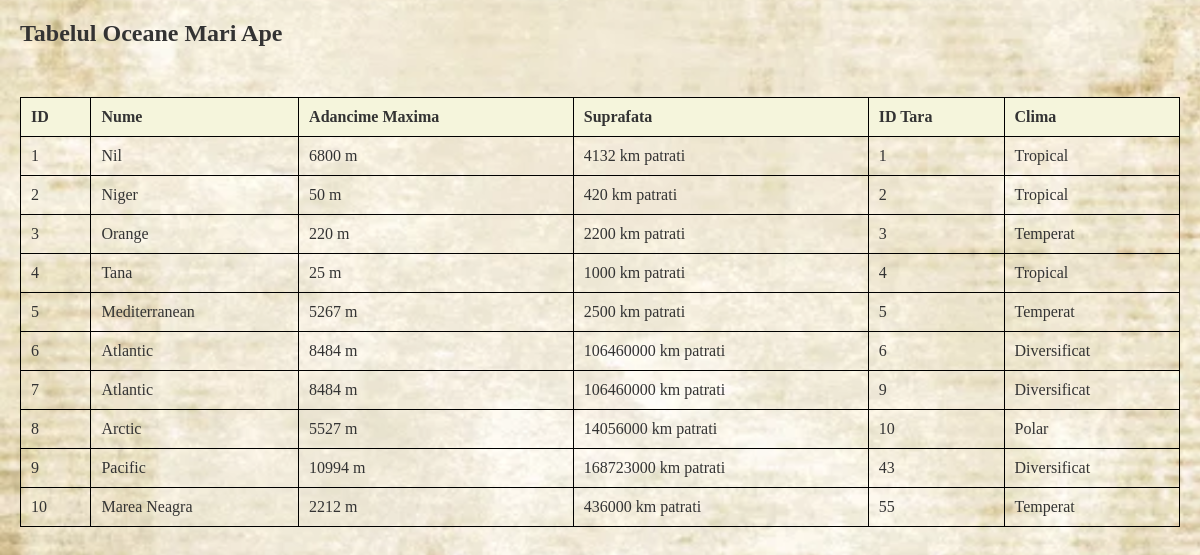
The app's page /oceane_mari_ape.php with its own data.
### tables this page shows
CREATE TABLE `oceane_mari_ape` (
  `ID` int(11) NOT NULL AUTO_INCREMENT,
  `Nume` varchar(255) NOT NULL,
  `Adancime_Maxima` varchar(50) NOT NULL,
  `Suprafata` varchar(50) NOT NULL,
  `Id_Tara` int(11) DEFAULT NULL,
  `Clima` varchar(50) DEFAULT NULL,
  PRIMARY KEY (`ID`),
  KEY `Id_Tara` (`Id_Tara`),
  CONSTRAINT `oceane_mari_ape_ibfk_1` FOREIGN KEY (`Id_Tara`) REFERENCES `tari` (`ID_Tara`),
  CONSTRAINT `oceane_mari_ape_ibfk_2` FOREIGN KEY (`Id_Tara`) REFERENCES `tari` (`ID_Tara`)
);

### oceane_mari_ape.php (the view, shortened to what this page needs)
<!DOCTYPE html>
<html lang="en">
<head>
    <link rel="stylesheet" href="style.css">
</head>
<body>
</body>
</html>
<?php
include 'index.php';
$sql = "SELECT * FROM oceane_mari_ape";
$result = mysqli_query($conn, $sql);
if ($result && mysqli_num_rows($result) > 0) {
    echo "<h2>Tabelul Oceane Mari Ape</h2>";
    echo "<table border='1'>";
    echo "<tr><th>ID</th><th>Nume</th><th>Adancime Maxima</th><th>Suprafata</th><th>ID Tara</th><th>Clima</th></tr>";
    while($row = mysqli_fetch_assoc($result)) {
        echo "<tr>
        <td>" . $row["ID"] . "</td>
        <td>" . $row["Nume"] . "</td>
        <td>" . $row["Adancime_Maxima"] . "</td>
        <td>" . $row["Suprafata"] . "</td>
        <td>" . $row["Id_Tara"] . "</td>
        <td>" . $row["Clima"] . "</td>
         </tr>";
    }
    echo "</table>";
} else {
    echo "Nu s-au gasit inregistrari in tabelul Oceane Mari Ape.";
}
?>

### style.css (style rules this page uses)
* { margin: 0; padding: 0; box-sizing: border-box; font-family: "Rye", serif; }
body { background-color: #f9f9f9; color: #333; padding: 20px; background-image: url("photos/paper.png"); background-size: cover; background-position: center; }
table { width: 100%; border-collapse: collapse; margin-top: 20px; }
table th, table td { border: 1px solid black; padding: 10px; text-align: left; }
table th { background-color: #f5f5dc; font-weight: bold; }
table tr { background-color: transparent; }
h2 { margin-bottom: 50px; }

### records on screen
oceane_mari_ape: ID "1", Nume "Nil", Adancime_Maxima "6800 m", Suprafata "4132 km patrati", Id_Tara "1", Clima "Tropical"
oceane_mari_ape: ID "2", Nume "Niger", Adancime_Maxima "50 m", Suprafata "420 km patrati", Id_Tara "2", Clima "Tropical"
oceane_mari_ape: ID "3", Nume "Orange", Adancime_Maxima "220 m", Suprafata "2200 km patrati", Id_Tara "3", Clima "Temperat"
oceane_mari_ape: ID "4", Nume "Tana", Adancime_Maxima "25 m", Suprafata "1000 km patrati", Id_Tara "4", Clima "Tropical"
oceane_mari_ape: ID "5", Nume "Mediterranean", Adancime_Maxima "5267 m", Suprafata "2500 km patrati", Id_Tara "5", Clima "Temperat"
oceane_mari_ape: ID "6", Nume "Atlantic", Adancime_Maxima "8484 m", Suprafata "106460000 km patrati", Id_Tara "6", Clima "Diversificat"
oceane_mari_ape: ID "7", Nume "Atlantic", Adancime_Maxima "8484 m", Suprafata "106460000 km patrati", Id_Tara "9", Clima "Diversificat"
oceane_mari_ape: ID "8", Nume "Arctic", Adancime_Maxima "5527 m", Suprafata "14056000 km patrati", Id_Tara "10", Clima "Polar"
oceane_mari_ape: ID "9", Nume "Pacific", Adancime_Maxima "10994 m", Suprafata "168723000 km patrati", Id_Tara "43", Clima "Diversificat"
oceane_mari_ape: ID "10", Nume "Marea Neagra", Adancime_Maxima "2212 m", Suprafata "436000 km patrati", Id_Tara "55", Clima "Temperat"
